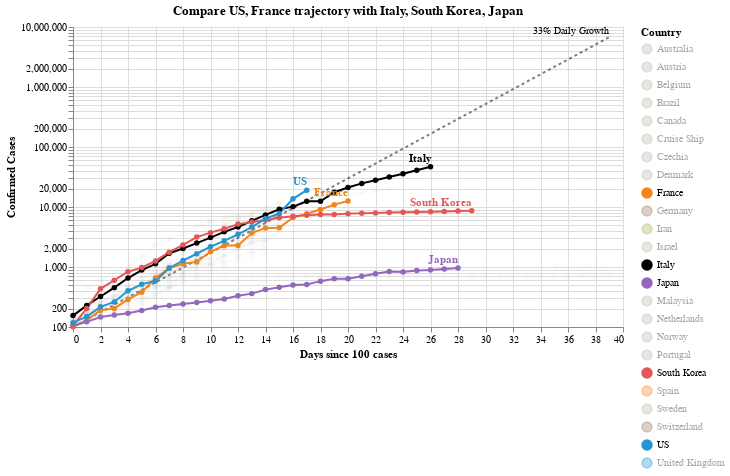

Source (notebook cell):
### Markdown cell above
{{LAST_DATE}}

### Code cell
#hide_input
chart3 = make_since_chart(['US', 'France'])
chart3

### Figure 1 — Vega-Lite specification as saved in the notebook (floating-point values rounded to 4 significant figures; data arrays with more than 128 entries replaced by an {"elided": "..."} marker saying what was removed)
{"config": {"view": {"continuousWidth": 400, "continuousHeight": 300}}, "layer": [{"mark": {"type": "line", "color": "black", "opacity": 0.5, "strokeDash": [3, 3]}, "encoding": {"x": {"type": "quantitative", "field": "Days since 100 cases"}, "y": {"type": "quantitative", "field": "Confirmed Cases"}}}, {"mark": {"type": "text", "align": "right", "dy": -6, "fontSize": 10, "text": "33% Daily Growth"}, "encoding": {"x": {"type": "quantitative", "field": "Days since 100 cases"}, "y": {"type": "quantitative", "field": "Confirmed Cases"}}, "transform": [{"filter": "(datum['Days since 100 cases'] >= 39)"}]}, {"data": {"name": "data-fa91e81c67714b9af372d53130df82e8"}, "mark": {"type": "line", "point": true}, "encoding": {"color": {"type": "nominal", "field": "Country", "scale": {"domain": ["Australia", "Austria", "Belgium", "Brazil", "Canada", "Cruise Ship", "Czechia", "Denmark", "France", "Germany", "Iran", "Israel", "Italy", "Japan", "Malaysia", "Netherlands", "Norway", "Portugal", "South Korea", "Spain", "Sweden", "Switzerland", "US", "United Kingdom"], "range": ["#C1B7AD", "#C1B7AD", "#C1B7AD", "#C1B7AD", "#C1B7AD", "#C1B7AD", "#C1B7AD", "#C1B7AD", "#F58518", "#9D755D", "#A1BA59", "#C1B7AD", "black", "#9467bd", "#C1B7AD", "#C1B7AD", "#C1B7AD", "#C1B7AD", "#E45756", "#F58518", "#C1B7AD", "#9D755D", "#2495D3", "#2495D3"]}}, "opacity": {"condition": {"value": 1, "selection": "selector003"}, "value": 0.05}, "tooltip": [{"type": "nominal", "field": "Country"}, {"type": "temporal", "field": "Date"}, {"type": "quantitative", "field": "Confirmed Cases"}, {"type": "quantitative", "field": "Days since 100 cases"}], "x": {"type": "quantitative", "field": "Days since 100 cases"}, "y": {"type": "quantitative", "field": "Confirmed Cases", "scale": {"type": "log"}}}, "selection": {"selector003": {"type": "multi", "fields": ["Country"], "bind": "legend", "init": [{"Country": "US"}, {"Country": "France"}, {"Country": "Italy"}, {"Country": "South Korea"}, {"Country": "Japan"}]}}, "width": 550}, {"data": {"name": "data-fa91e81c67714b9af372d53130df82e8"}, "mark": {"type": "text", "align": "right", "dy": -8, "fontWeight": "bold"}, "encoding": {"color": {"type": "nominal", "field": "Country", "scale": {"domain": ["Australia", "Austria", "Belgium", "Brazil", "Canada", "Cruise Ship", "Czechia", "Denmark", "France", "Germany", "Iran", "Israel", "Italy", "Japan", "Malaysia", "Netherlands", "Norway", "Portugal", "South Korea", "Spain", "Sweden", "Switzerland", "US", "United Kingdom"], "range": ["#C1B7AD", "#C1B7AD", "#C1B7AD", "#C1B7AD", "#C1B7AD", "#C1B7AD", "#C1B7AD", "#C1B7AD", "#F58518", "#9D755D", "#A1BA59", "#C1B7AD", "black", "#9467bd", "#C1B7AD", "#C1B7AD", "#C1B7AD", "#C1B7AD", "#E45756", "#F58518", "#C1B7AD", "#9D755D", "#2495D3", "#2495D3"]}}, "opacity": {"condition": {"value": 1, "selection": "selector003"}, "value": 0.05}, "text": {"type": "nominal", "field": "Country"}, "tooltip": [{"type": "nominal", "field": "Country"}, {"type": "temporal", "field": "Date"}, {"type": "quantitative", "field": "Confirmed Cases"}, {"type": "quantitative", "field": "Days since 100 cases"}], "x": {"type": "quantitative", "field": "Days since 100 cases"}, "y": {"type": "quantitative", "field": "Confirmed Cases", "scale": {"type": "log"}}}, "transform": [{"filter": "(datum['Date'] >= 1584662400000)"}], "width": 550}], "data": {"name": "data-b293271c821df863cc900a85d3a9ee67"}, "title": "Compare US, France trajectory with Italy, South Korea, Japan", "$schema": "https://vega.github.io/schema/vega-lite/v4.0.2.json", "datasets": {"data-b293271c821df863cc900a85d3a9ee67": [{"Days since 100 cases": 0, "Confirmed Cases": 100.0}, {"Days since 100 cases": 1, "Confirmed Cases": 133.0}, {"Days since 100 cases": 2, "Confirmed Cases": 176.9}, {"Days since 100 cases": 3, "Confirmed Cases": 235.3}, {"Days since 100 cases": 4, "Confirmed Cases": 312.9}, {"Days since 100 cases": 5, "Confirmed Cases": 416.2}, {"Days since 100 cases": 6, "Confirmed Cases": 553.5}, {"Days since 100 cases": 7, "Confirmed Cases": 736.1}, {"Days since 100 cases": 8, "Confirmed Cases": 979.1}, {"Days since 100 cases": 9, "Confirmed Cases": 1302.0}, {"Days since 100 cases": 10, "Confirmed Cases": 1732.0}, {"Days since 100 cases": 11, "Confirmed Cases": 2303.0}, {"Days since 100 cases": 12, "Confirmed Cases": 3064.0}, {"Days since 100 cases": 13, "Confirmed Cases": 4074.0}, {"Days since 100 cases": 14, "Confirmed Cases": 5419.0}, {"Days since 100 cases": 15, "Confirmed Cases": 7207.0}, {"Days since 100 cases": 16, "Confirmed Cases": 9586.0}, {"Days since 100 cases": 17, "Confirmed Cases": 12750.0}, {"Days since 100 cases": 18, "Confirmed Cases": 16960.0}, {"Days since 100 cases": 19, "Confirmed Cases": 22550.0}, {"Days since 100 cases": 20, "Confirmed Cases": 29990.0}, {"Days since 100 cases": 21, "Confirmed Cases": 39890.0}, {"Days since 100 cases": 22, "Confirmed Cases": 53060.0}, {"Days since 100 cases": 23, "Confirmed Cases": 70560.0}, {"Days since 100 cases": 24, "Confirmed Cases": 93850.0}, {"Days since 100 cases": 25, "Confirmed Cases": 124800.0}, {"Days since 100 cases": 26, "Confirmed Cases": 166000.0}, {"Days since 100 cases": 27, "Confirmed Cases": 220800.0}, {"Days since 100 cases": 28, "Confirmed Cases": 293700.0}, {"Days since 100 cases": 29, "Confirmed Cases": 390600.0}, {"Days since 100 cases": 30, "Confirmed Cases": 519500.0}, {"Days since 100 cases": 31, "Confirmed Cases": 690900.0}, {"Days since 100 cases": 32, "Confirmed Cases": 918900.0}, {"Days since 100 cases": 33, "Confirmed Cases": 1222000.0}, {"Days since 100 cases": 34, "Confirmed Cases": 1625000.0}, {"Days since 100 cases": 35, "Confirmed Cases": 2162000.0}, {"Days since 100 cases": 36, "Confirmed Cases": 2875000.0}, {"Days since 100 cases": 37, "Confirmed Cases": 3824000.0}, {"Days since 100 cases": 38, "Confirmed Cases": 5086000.0}, {"Days since 100 cases": 39, "Confirmed Cases": 6764000.0}], "data-fa91e81c67714b9af372d53130df82e8": {"elided": "411 records"}}}
